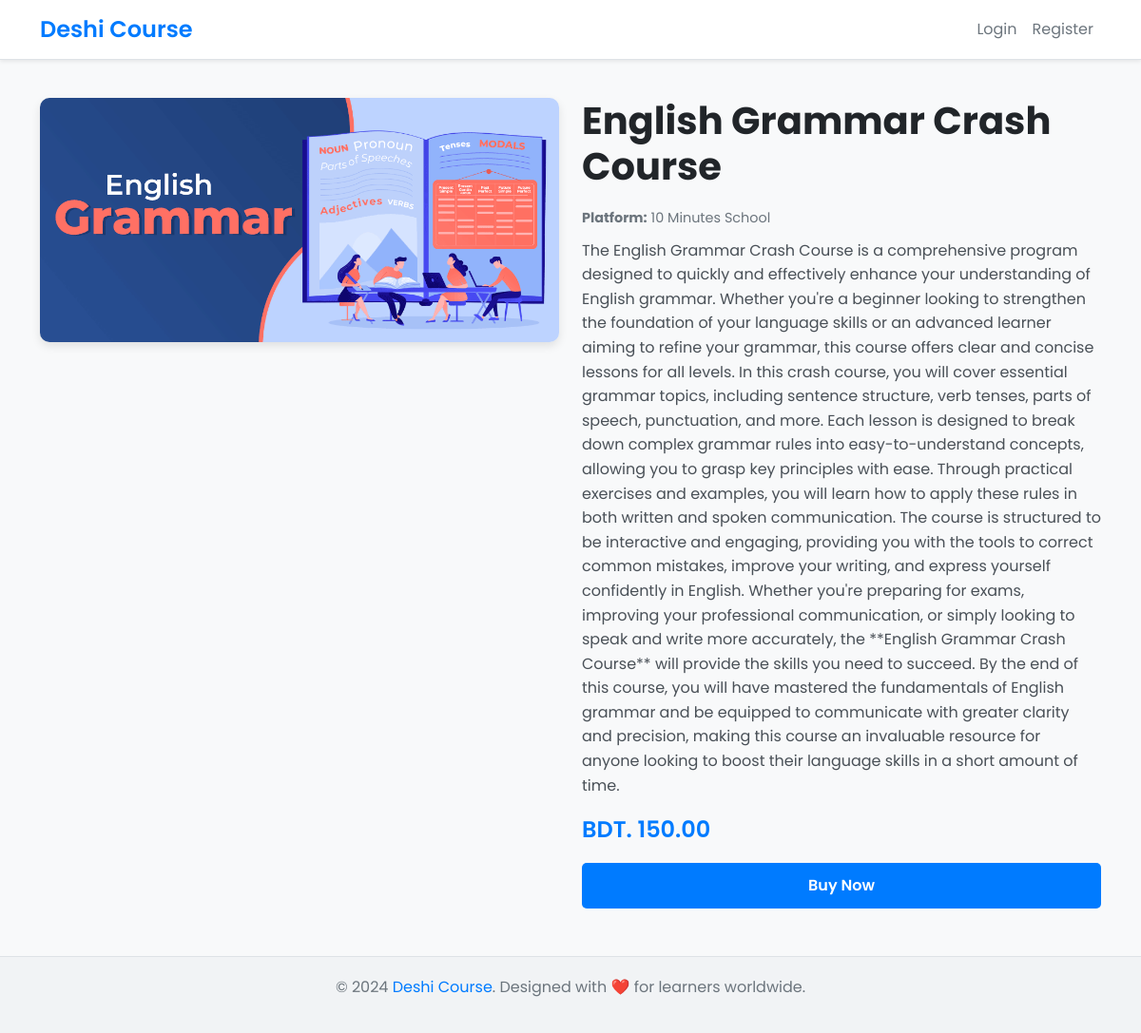
Page /course/4/ on the committed database.
### courses/models.py (models this page shows, shortened)
class Course(models.Model):
    title = models.CharField(max_length=200)
    description = models.TextField()
    price = models.DecimalField(max_digits=10, decimal_places=2)
    affiliate_link = models.URLField()
    platform_name = models.CharField(max_length=100)
    image = models.ImageField(upload_to='course_images/', blank=True, null=True)  # Add this field

### courses/views.py (the view)
# urls.py: path('course/<int:course_id>/', views.course_detail, name='course_detail'),
def course_detail(request, course_id):
    course = get_object_or_404(Course, id=course_id)
    return render(request, 'courses/course_detail.html', {'course': course})

### courses/templates/courses/course_detail.html (shortened to what this page needs)
{% load static %}
<!DOCTYPE html>
<html lang="en">
<head>
    <link href="https://cdn.jsdelivr.net/npm/bootstrap@5.3.0/dist/css/bootstrap.min.css" rel="stylesheet">
</head>
<body>
    <nav class="navbar navbar-expand-lg shadow-sm">
        <div class="container">
            <a class="navbar-brand" href="/">Deshi Course</a>
            <div class="collapse navbar-collapse" id="navbarNav">
                <ul class="navbar-nav ms-auto">
                    {% if user.is_authenticated %}
                        <li class="nav-item"><a class="nav-link" href="#">Welcome, {{ user.username }}</a></li>
                        <li class="nav-item"><a class="nav-link" href="{% url 'logout' %}">Logout</a></li>
                    {% else %}
                        <li class="nav-item"><a class="nav-link" href="{% url 'login' %}">Login</a></li>
                        <li class="nav-item"><a class="nav-link" href="{% url 'register' %}">Register</a></li>
                    {% endif %}
                </ul>
            </div>
        </div>
    </nav>
    <div class="container course-detail">
        <div class="row">
            <div class="col-md-6">
                {% if course.image %}
                    <img src="{{ course.image.url }}" class="course-image" alt="{{ course.title }}">
                {% else %}
                    <img src="{% static 'default-course-image.jpg' %}" class="course-image" alt="Default Course Image">
                {% endif %}
            </div>
            <div class="col-md-6">
                <h1 class="course-title">{{ course.title }}</h1>
                <p class="platform-info"><strong>Platform:</strong> {{ course.platform_name }}</p>
                <p class="course-description">{{ course.description }}</p>
                <h3 class="course-price">BDT. {{ course.price }}</h3>
                <a href="{% url 'initiate_payment' course.id %}" class="btn btn-buy">Buy Now</a>
            </div>
        </div>
    </div>
    <div class="footer">
        <p>&copy; 2024 <a href="/">Deshi Course</a>. Designed with ❤️ for learners worldwide.</p>
    </div>
</body>
</html>

### courses/templates/courses/course_detail.html (style rules this page uses)
body { background-color: #f8f9fa; font-family: 'Poppins', sans-serif; color: #212529; }
.navbar { background-color: #ffffff; border-bottom: 1px solid #dee2e6; }
.navbar-brand { font-weight: 600; font-size: 1.5rem; color: #007bff !important; }
.nav-link { color: #6c757d !important; transition: color 0.3s ease-in-out; }
.course-detail { margin-top: 40px; }
.course-image { border-radius: 10px; object-fit: cover; max-height: 350px; width: 100%; box-shadow: 0 4px 10px rgba(0, 0, 0, 0.1); }
.btn-buy { background-color: #007bff; color: #fff; font-weight: 600; border: none; padding: 12px 20px; border-radius: 5px; transition: background-color 0.3s ease; display: block; text-align: center; }
.course-title { font-weight: 700; margin-bottom: 20px; color: #212529; }
.platform-info { font-size: 0.9rem; color: #6c757d; margin-bottom: 10px; }
.course-description { font-size: 1rem; line-height: 1.6; color: #495057; }
.course-price { font-size: 1.5rem; font-weight: 600; color: #007bff; margin: 20px 0; }
.footer { background-color: #f1f3f5; color: #6c757d; text-align: center; padding: 20px 0; margin-top: 50px; border-top: 1px solid #dee2e6; }
.footer a { color: #007bff; text-decoration: none; }

### rows in the picture
Course: image (picture), title "English Grammar Crash Course", platform_name "10 Minutes School", description "The English Grammar Crash Course is a comprehensive program designed to quickly and effectively enhance your understanding of English grammar. Whether you're a beginner looking to strengthen the foundation of your language skills or an advanced learner aiming to refine your grammar, this course offers clear and concise lessons for all levels. In this crash course, you will cover essential grammar topics, including sentence structure, verb tenses, parts of speech, punctuation, and more. Each lesson is designed to break down complex grammar rules into easy-to-understand concepts, allowing you to grasp key principles with ease. Through practical exercises and examples, you will learn how to…", price "150.00"
